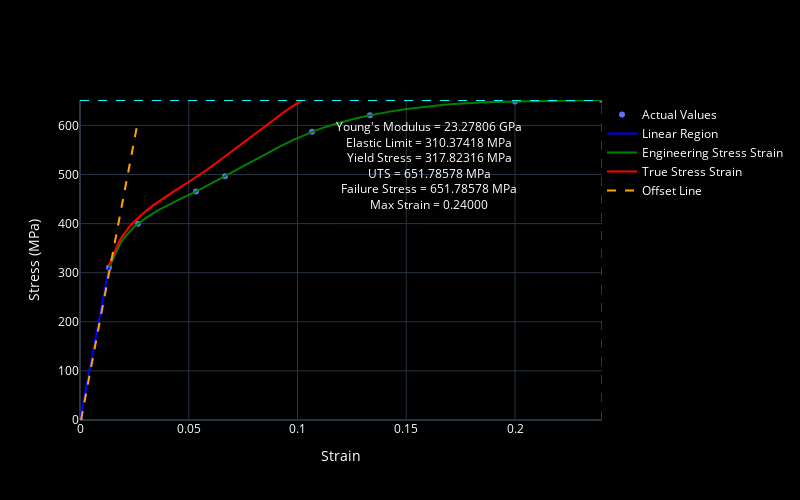

Notebook code for this chart:
### Code cell
fig = go.Figure()

# plot
fig.add_trace(go.Scatter(x=Strain, y=Stress, mode='markers', name='Actual Values'))
fig.add_trace(go.Scatter(x=Strain_values_linear, y=f1(Strain_values_linear), mode='lines', name='Linear Region', line=dict(color='blue')))
fig.add_trace(go.Scatter(x=Strain_values_eng, y=f2(Strain_values_eng), mode='lines', name='Engineering Stress Strain', line=dict(color='green')))
fig.add_trace(go.Scatter(x=Strain_values_true, y=f3(Strain_values_true), mode='lines', name='True Stress Strain', line=dict(color='red')))

# set labels
fig.update_layout(xaxis_title='Strain', yaxis_title='Stress (MPa)')

# define ElasticLimit

ElasticLimit = Stress[LinearLimit]

# define Modulus
Slope = Stress[LinearLimit] / Strain[LinearLimit]
Modulus = Slope / math.pow(10, 3)

# define UTS
uts = max(Stress)
# define Failure Stress

failure_stress = f2(max(Strain))

fig.add_shape(type="line", x0=0, x1=max(Strain), y0=uts, y1=uts, line=dict(color='cyan', dash='dash'))

# plot Ductility Line
fig.add_shape(type="line", x0=Strain[-1], x1=Strain[-1], y0=0, y1=max(Stress), line=dict(color='purple', dash='dash'))

# plot offset Line
xA = [Strain[0], Strain[LinearLimit]]
yA = [Stress[0], Stress[LinearLimit]]
Strain_values_offset = [x + 0.002 * Strain[-1] for x in xA]
f4 = interp1d(Strain_values_offset, yA, fill_value='extrapolate')
Strain_values_offset.append(Strain[LinearLimit + 1])
fig.add_trace(go.Scatter(x=Strain_values_offset, y=f4(Strain_values_offset), mode='lines', name='Offset Line', line=dict(color='orange', dash='dash')))

# find offset yield value
val = Strain[LinearLimit]
step = (Strain[LinearLimit + 1] - Strain[LinearLimit]) / 50
sign = f4(val) - f2(val)
while True:
    if (f4(val) - f2(val)) * sign < 0:
        break
    val = val + step
YieldPoint = f4(val - step)

# plot offset horizontal line
fig.add_shape(type="line", x0=0, x1=max(Strain), y0=YieldPoint, y1=YieldPoint, line=dict(color='black', dash='dash'))

# add legend
fig.update_layout(legend=dict(x=0.7, y=0.98))

annotations = [
    dict(x=Strain[-1], y=max(Stress), xref="x", yref="y", text="Max Strain", showarrow=True, arrowhead=2),
    dict(x=min(Strain), y=uts, xref="x", yref="y", text="UTS", showarrow=True, arrowhead=2),
    dict(x=Strain[-1], y=YieldPoint, xref="x", yref="y", text="Yield Point", showarrow=True, arrowhead=2),
    dict(x=Strain[LinearLimit], y=Stress[LinearLimit], xref="x", yref="y", text="interp1d", showarrow=True, arrowhead=2)
]

anchored_text = f"Young's Modulus = {Modulus:.5f} GPa<br>" \
                f"Elastic Limit = {ElasticLimit:.5f} MPa<br>" \
                f"Yield Stress = {YieldPoint:.5f} MPa<br>" \
                f"UTS = {uts:.5f} MPa<br>" \
                f"Failure Stress = {failure_stress:.5f} MPa<br>" \
                f"Max Strain = {Strain[-1]:.5f}"
fig.add_annotation(go.layout.Annotation(x=0.85, y=0.95, xref="paper", yref="paper", text=anchored_text, showarrow=False))


fig.update_xaxes(range=[0, max(Strain)])
fig.update_yaxes(range=[0, max(Stress)])

fig.update_layout(template="plotly_dark",
     xaxis_title="Strain",
    yaxis_title="Stress (MPa)",
    xaxis_range=[0, max(Strain)],
    yaxis_range=[0, max(Stress)],
    showlegend=True,
    legend=dict(x=1, y=1),
    paper_bgcolor='black', 
    plot_bgcolor='black',             # Set plot area color to black
    font=dict(color='white'),
    width=800,
    height=500
                 )

fig.show()

### Figure 1 — Plotly figure (JSON) as saved in the notebook; plotly's stock layout.template omitted (floating-point values rounded to 4 significant figures)
{"data": [{"mode": "markers", "name": "Actual Values", "type": "scatter", "x": [0, 0.01333, 0.02667, 0.05333, 0.06667, 0.1067, 0.1333, 0.2, 0.24], "y": [0, 310.4, 400.0, 465.6, 496.6, 586.9, 620.7, 649.0, 651.8]}, {"line": {"color": "blue"}, "mode": "lines", "name": "Linear Region", "type": "scatter", "x": [0, 0.0003333, 0.0006667, 0.001, 0.001333, 0.001667, 0.002, 0.002333, 0.002667, 0.003, 0.003333, 0.003667, 0.004, 0.004333, 0.004667, 0.005, 0.005333, 0.005667, 0.006, 0.006333, 0.006667, 0.007, 0.007333, 0.007667, 0.008, 0.008333, 0.008667, 0.009, 0.009333, 0.009667, 0.01, 0.01033, 0.01067, 0.011, 0.01133, 0.01167, 0.012, 0.01233, 0.01267, 0.013, 0.01333], "y": [0, 7.759, 15.52, 23.28, 31.04, 38.8, 46.56, 54.32, 62.07, 69.83, 77.59, 85.35, 93.11, 100.9, 108.6, 116.4, 124.1, 131.9, 139.7, 147.4, 155.2, 162.9, 170.7, 178.5, 186.2, 194.0, 201.7, 209.5, 217.3, 225.0, 232.8, 240.5, 248.3, 256.1, 263.8, 271.6, 279.3, 287.1, 294.9, 302.6, 310.4]}, {"line": {"color": "green"}, "mode": "lines", "name": "Engineering Stress Strain", "type": "scatter", "x": [0.01333, 0.019, 0.02467, 0.03033, 0.036, 0.04167, 0.04733, 0.053, 0.05867, 0.06433, 0.07, 0.07567, 0.08133, 0.087, 0.09267, 0.09833, 0.104, 0.1097, 0.1153, 0.121, 0.1267, 0.1323, 0.138, 0.1437, 0.1493, 0.155, 0.1607, 0.1663, 0.172, 0.1777, 0.1833, 0.189, 0.1947, 0.2003, 0.206, 0.2117, 0.2173, 0.223, 0.2287, 0.2343, 0.24], "y": [310.4, 363.9, 392.8, 411.7, 427.3, 440.6, 452.8, 464.8, 477.6, 491.0, 504.7, 518.7, 532.5, 546.0, 558.9, 571.0, 582.1, 591.9, 600.4, 607.8, 614.2, 619.8, 624.8, 629.1, 632.9, 636.2, 639.0, 641.4, 643.4, 645.1, 646.4, 647.5, 648.3, 649.0, 649.5, 649.9, 650.3, 650.6, 650.9, 651.3, 651.8]}, {"line": {"color": "red"}, "mode": "lines", "name": "True Stress Strain", "type": "scatter", "x": [0.01325, 0.01829, 0.02334, 0.02839, 0.03343, 0.03848, 0.04353, 0.04857, 0.05362, 0.05867, 0.06371, 0.06876, 0.07381, 0.07885, 0.0839, 0.08895, 0.09399, 0.09904, 0.1041, 0.1091, 0.1142, 0.1192, 0.1243, 0.1293, 0.1344, 0.1394, 0.1445, 0.1495, 0.1546, 0.1596, 0.1646, 0.1697, 0.1747, 0.1798, 0.1848, 0.1899, 0.1949, 0.2, 0.205, 0.2101, 0.2151], "y": [314.5, 366.4, 397.5, 418.8, 436.6, 452.3, 466.7, 480.8, 495.3, 510.7, 527.0, 543.8, 561.0, 578.2, 595.3, 611.9, 627.9, 643.0, 656.9, 669.6, 681.2, 691.9, 701.8, 711.1, 719.7, 727.7, 735.2, 742.2, 748.7, 754.9, 760.7, 766.2, 771.4, 776.3, 781.1, 785.7, 790.3, 794.7, 799.2, 803.7, 808.2]}, {"line": {"color": "orange", "dash": "dash"}, "mode": "lines", "name": "Offset Line", "type": "scatter", "x": [0.00048, 0.01381, 0.02667], "y": [0, 310.4, 609.6]}], "layout": {"annotations": [{"showarrow": false, "text": "Young's Modulus = 23.27806 GPa<br>Elastic Limit = 310.37418 MPa<br>Yield Stress = 317.82316 MPa<br>UTS = 651.78578 MPa<br>Failure Stress = 651.78578 MPa<br>Max Strain = 0.24000", "x": 0.85, "xref": "paper", "y": 0.95, "yref": "paper"}], "font": {"color": "white"}, "height": 500, "legend": {"x": 1, "y": 1}, "paper_bgcolor": "black", "plot_bgcolor": "black", "shapes": [{"line": {"color": "cyan", "dash": "dash"}, "type": "line", "x0": 0, "x1": 0.24, "y0": 651.8, "y1": 651.8}, {"line": {"color": "purple", "dash": "dash"}, "type": "line", "x0": 0.24, "x1": 0.24, "y0": 0, "y1": 651.8}, {"line": {"color": "black", "dash": "dash"}, "type": "line", "x0": 0, "x1": 0.24, "y0": [317.8], "y1": [317.8]}], "showlegend": true, "width": 800, "xaxis": {"range": [0, 0.24], "title": {"text": "Strain"}, "type": "linear"}, "yaxis": {"range": [0, 651.8], "title": {"text": "Stress (MPa)"}, "type": "linear"}}}
